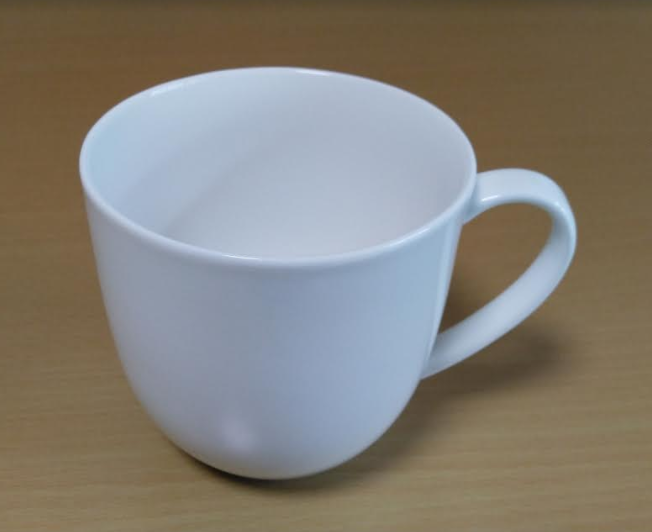
#> input picture images/test.png, 652 x 532 px
$ python pillow_round.py
#> lines starting #> are read from the running program, lines starting #| are printed output that depends on the picture; after the words box and inside, x2 and y2 are one past the last pixel; in counts of white or black regions, pixels touching at a corner belong together
from PIL import Image, ImageDraw
prof_size = (500,500)
img_layer = Image.new('L', prof_size)
#> img_layer: PIL image 500x500 L; every value is 0
draw = ImageDraw.Draw(img_layer)
draw.ellipse([(0, 0), img_layer.size], fill=255)
image_path = '../images/test.png'
img = Image.open(image_path)
#> img is the input picture: PIL image 652x532 RGB; mean R, G, B 132, 126.9, 118.1
img_prof = img.copy()
img_prof = img_prof.resize(prof_size)
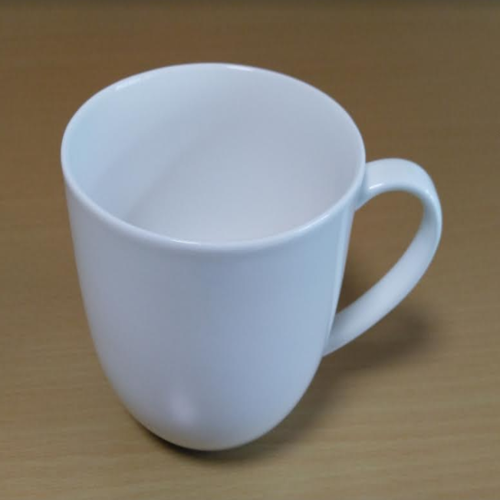
#> img_prof: PIL image 500x500 RGB; mean R, G, B 132, 126.9, 118.1
img_prof.putalpha(img_layer)
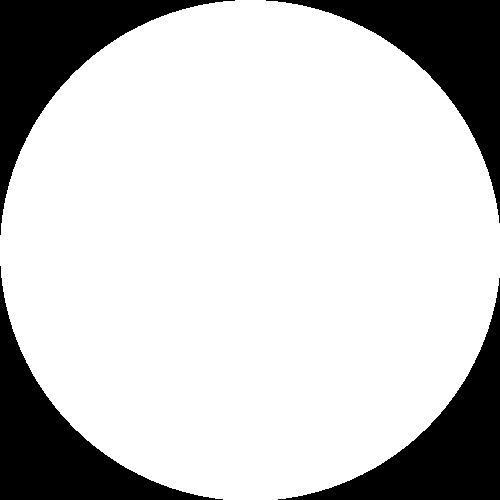
#> img_layer: PIL image 500x500 L; 78.8% white; 4 black regions, box (x1, y1, x2, y2) and area: (0, 0, 235, 235) 13489, (266, 0, 500, 223) 13254, (0, 266, 223, 500) 13254, (278, 278, 500, 500) 13020
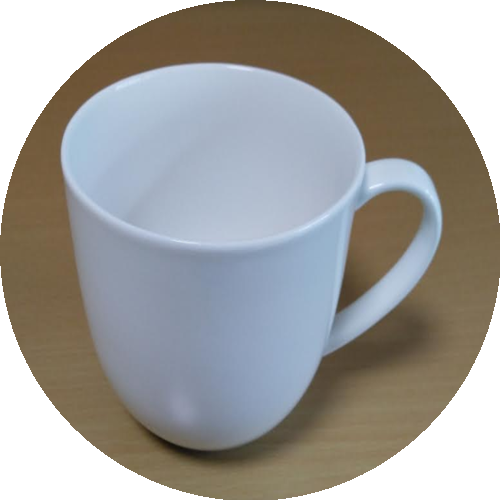
#> img_prof: PIL image 500x500 RGBA; mean R, G, B, A 132, 126.9, 118.1, 200.9; transparent parts drawn white
#img_prof.save('../images/out_prof.png')
margin = 50
back_size = (prof_size[0] + margin, prof_size[1] + margin)
img_back = Image.new('RGB',back_size , (0, 0, 128))
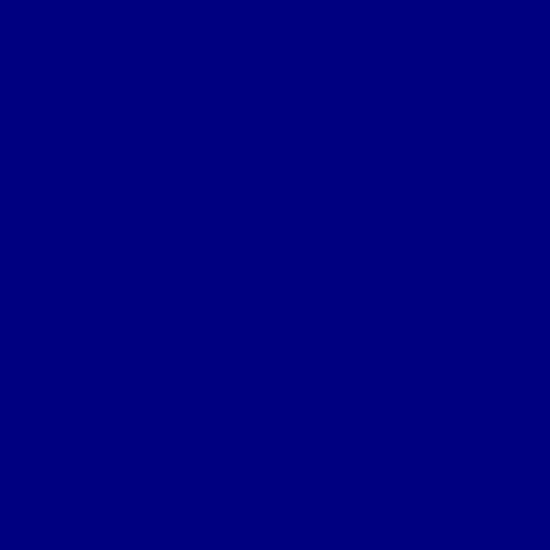
#> img_back: PIL image 550x550 RGB; mean R, G, B 0, 0, 128
#img_back.save('../images/out_back.png')
img_back.paste(img_prof,box=(margin//2, margin//2) ,mask=img_prof)
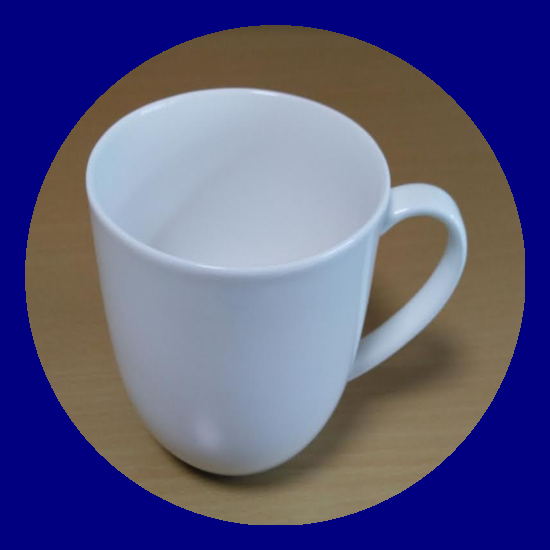
#> img_back: PIL image 550x550 RGB; mean R, G, B 88.4, 87.2, 129.4
img_back.save('../images/out_round.png')
